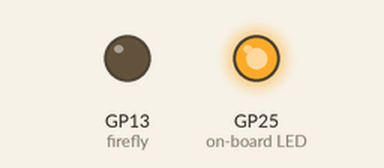
Recording of a program running on a simulated Raspberry Pi Pico running MicroPython. Parts: output pins drawn as LEDs (lit = HIGH).

Above: at 0.5 s.
At 1.2 s:
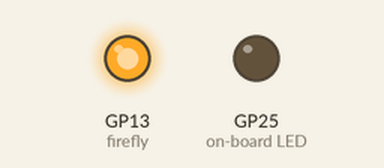
Timing chart, 0 to 3.5 s (numbered marks = the images above):
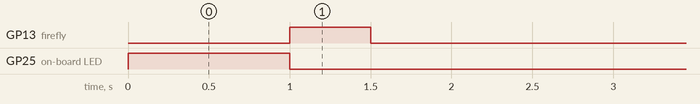

Measured:
- by itself, GP13 (firefly): alternates HIGH for 0.50 s and LOW for 2.5 s
- by itself, GP25 (on-board LED): LOW → HIGH at 0.00 s, → LOW 1.0 s later

The program:

firefly.py
```python
from picozero import pico_led, LED
from time import sleep

pico_led.on()
sleep(1)
pico_led.off()
firefly = LED(13)


for x in range(1, 100):
    firefly.on()  # Turn on the LED
    sleep(0.5)    # Wait for 0.5 seconds
    firefly.off() # Turn off the LED
    sleep(2.5)    # Wait for 2.5 seconds
```
